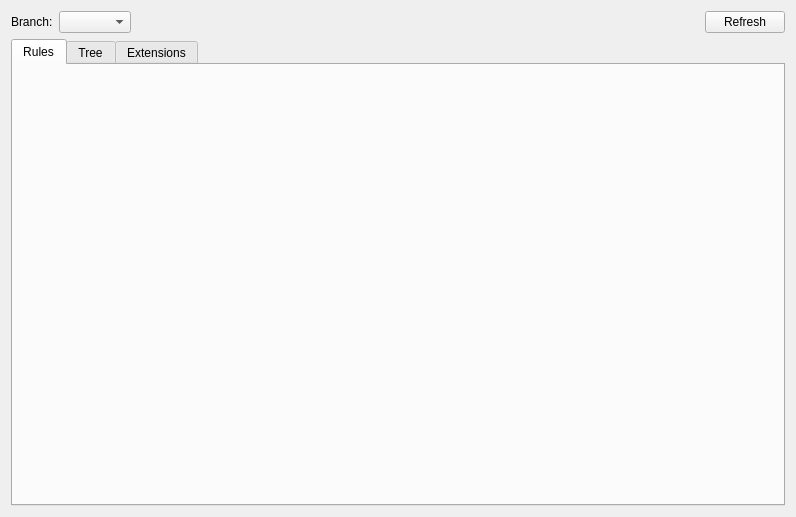
<?xml version="1.0" encoding="UTF-8"?>
<ui version="4.0">
 <class>RuleVisualizer</class>
 <widget class="QWidget" name="RuleVisualizer">
  <property name="geometry">
   <rect>
    <x>0</x>
    <y>0</y>
    <width>796</width>
    <height>517</height>
   </rect>
  </property>
  <property name="contextMenuPolicy">
   <enum>Qt::DefaultContextMenu</enum>
  </property>
  <property name="windowTitle">
   <string>Rule Visualizer</string>
  </property>
  <layout class="QVBoxLayout" name="verticalLayout">
   <item>
    <layout class="QHBoxLayout" name="horizontalLayout_2">
     <item>
      <widget class="QLabel" name="label">
       <property name="text">
        <string>Branch:</string>
       </property>
      </widget>
     </item>
     <item>
      <widget class="QComboBox" name="branchSelector"/>
     </item>
     <item>
      <spacer name="horizontalSpacer_2">
       <property name="orientation">
        <enum>Qt::Horizontal</enum>
       </property>
       <property name="sizeHint" stdset="0">
        <size>
         <width>40</width>
         <height>20</height>
        </size>
       </property>
      </spacer>
     </item>
     <item>
      <widget class="QPushButton" name="buttonRefresh">
       <property name="text">
        <string>Refresh</string>
       </property>
      </widget>
     </item>
    </layout>
   </item>
   <item>
    <widget class="QTabWidget" name="tabWidget">
     <property name="currentIndex">
      <number>0</number>
     </property>
     <widget class="QWidget" name="tab_3">
      <attribute name="title">
       <string>Rules</string>
      </attribute>
      <layout class="QVBoxLayout" name="verticalLayout_4">
       <item>
        <widget class="RuleWidget" name="ruleWidget" native="true"/>
       </item>
      </layout>
     </widget>
     <widget class="QWidget" name="tabTree">
      <attribute name="title">
       <string>Tree</string>
      </attribute>
      <layout class="QVBoxLayout" name="verticalLayout_2">
       <item>
        <widget class="RuleTreeWidget" name="treeWidget">
         <property name="editTriggers">
          <set>QAbstractItemView::NoEditTriggers</set>
         </property>
         <column>
          <property name="text">
           <string>Tree</string>
          </property>
         </column>
         <column>
          <property name="text">
           <string>Size</string>
          </property>
         </column>
         <column>
          <property name="text">
           <string>Exclude rule</string>
          </property>
         </column>
         <column>
          <property name="text">
           <string>Rule Location</string>
          </property>
         </column>
        </widget>
       </item>
      </layout>
     </widget>
     <widget class="QWidget" name="tab_2">
      <attribute name="title">
       <string>Extensions</string>
      </attribute>
      <layout class="QVBoxLayout" name="verticalLayout_10">
       <item>
        <widget class="QTableWidget" name="tableExtensionSize">
         <property name="editTriggers">
          <set>QAbstractItemView::NoEditTriggers</set>
         </property>
         <property name="sortingEnabled">
          <bool>true</bool>
         </property>
         <attribute name="verticalHeaderShowSortIndicator" stdset="0">
          <bool>false</bool>
         </attribute>
         <column>
          <property name="text">
           <string>Extension</string>
          </property>
         </column>
         <column>
          <property name="text">
           <string>Size</string>
          </property>
         </column>
         <column>
          <property name="text">
           <string>Count</string>
          </property>
         </column>
        </widget>
       </item>
      </layout>
     </widget>
    </widget>
   </item>
  </layout>
 </widget>
 <customwidgets>
  <customwidget>
   <class>RuleWidget</class>
   <extends>QWidget</extends>
   <header>rulewidget.h</header>
   <container>1</container>
  </customwidget>
  <customwidget>
   <class>RuleTreeWidget</class>
   <extends>QTreeWidget</extends>
   <header>ruletreewidget.h</header>
  </customwidget>
 </customwidgets>
 <resources/>
 <connections/>
</ui>
